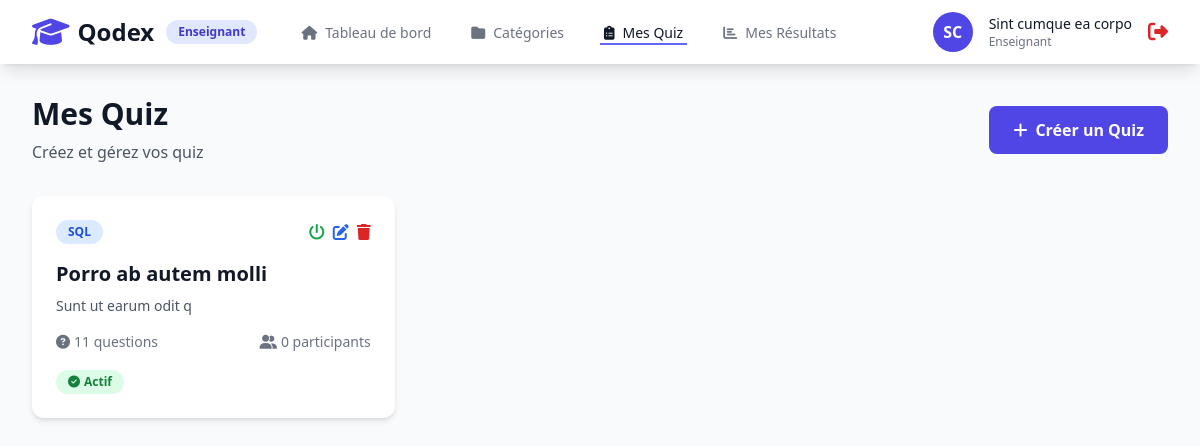
Screenshot of /pages/teacher/quiz.php (signed in) with the database file from the repository.
### tables this page shows
CREATE TABLE `quiz` (
  `id` int NOT NULL,
  `titre` varchar(200) NOT NULL,
  `description` text,
  `categorie_id` int NOT NULL,
  `enseignant_id` int NOT NULL,
  `is_active` tinyint(1) DEFAULT '1',
  `created_at` timestamp NULL DEFAULT CURRENT_TIMESTAMP,
  `updated_at` timestamp NULL DEFAULT CURRENT_TIMESTAMP ON UPDATE CURRENT_TIMESTAMP
);

CREATE TABLE `categories` (
  `id` int NOT NULL,
  `nom` varchar(100) NOT NULL,
  `description` text,
  `created_by` int NOT NULL,
  `created_at` timestamp NULL DEFAULT CURRENT_TIMESTAMP,
  `updated_at` timestamp NULL DEFAULT CURRENT_TIMESTAMP ON UPDATE CURRENT_TIMESTAMP
);

### classes/Database.php (called while the page is built, shortened)
<?php
class Database {
    private static $instance = null;
    private $connection;
    private function __construct() {
        try {
            $dsn = "mysql:host=" . DB_HOST . ";dbname=" . DB_NAME . ";charset=" . DB_CHARSET;
            $options = [
                PDO::ATTR_ERRMODE => PDO::ERRMODE_EXCEPTION,
                PDO::ATTR_DEFAULT_FETCH_MODE => PDO::FETCH_ASSOC,
                PDO::ATTR_EMULATE_PREPARES => false,
            ];
            $this->connection = new PDO($dsn, DB_USER, DB_PASS, $options);
        } catch (PDOException $e) {
            die("Erreur de connexion : " . $e->getMessage());
        }
    }
    public static function getInstance() {
        if (self::$instance === null) {
            self::$instance = new self();
        }
        return self::$instance;
    }
    public function query($sql, $params = []) {
        $stmt = $this->connection->prepare($sql);
        $stmt->execute($params);
        return $stmt;
    }
}

### classes/teacher_classes/Quiz.php (called while the page is built, shortened)
<?php
class Quiz {
    private $db;
    public function __construct() {
        $this->db = Database::getInstance();
    }
    public function getAllByTeacher($teacherId) {
        $sql = "SELECT q.*, c.nom as categorie_nom,
                       COUNT(DISTINCT qu.id) as questions_count,
                       COUNT(DISTINCT r.id) as participants_count
                FROM quiz q
                LEFT JOIN categories c ON q.categorie_id = c.id
                LEFT JOIN questions qu ON q.id = qu.quiz_id
                LEFT JOIN results r ON q.id = r.quiz_id
                WHERE q.enseignant_id = ?
                GROUP BY q.id
                ORDER BY q.created_at DESC";
        $result = $this->db->query($sql, [$teacherId]);
        return $result->fetchAll();
    }
}

### classes/Security.php (called while the page is built, shortened)
<?php
class Security {
    public static function generateCSRFToken() {
        return $_SESSION['csrf_token'];
    }
}

### pages/teacher/quiz.php (the view, shortened to what this page needs)
<?php
require_once '../../config/database.php';
require_once '../../classes/Database.php';
require_once '../../classes/Security.php';
require_once '../../classes/teacher_classes/Quiz.php';
$teacherId = $_SESSION['user_id'];
$quizObj = new Quiz();
$categoryObj = new Category();
$quizzes = $quizObj->getAllByTeacher($teacherId);
$categories = $categoryObj->getAllByTeacher($teacherId);
?>
<?php include '../partials/header.php'; ?>
<?php include '../partials/nav_teacher.php'; ?>
<div class="pt-16">
    <div class="max-w-7xl mx-auto px-4 sm:px-6 lg:px-8 py-8">
        <div class="flex justify-between items-center mb-8">
            <div>
                <h2 class="text-3xl font-bold text-gray-900">Mes Quiz</h2>
                <p class="text-gray-600 mt-2">Créez et gérez vos quiz</p>
            </div>
            <a href="quiz_create.php" class="bg-indigo-600 text-white px-6 py-3 rounded-lg font-semibold hover:bg-indigo-700 transition">
                <i class="fas fa-plus mr-2"></i>Créer un Quiz
            </a>
        </div>
        <?php if (empty($quizzes)): ?>
            <div class="bg-white rounded-xl shadow-md p-8 text-center">
                <i class="fas fa-clipboard-list text-6xl text-gray-300 mb-4"></i>
                <h3 class="text-xl font-bold text-gray-900 mb-2">Aucun quiz</h3>
                <p class="text-gray-600 mb-6">Créez votre premier quiz pour commencer</p>
                <?php if (empty($categories)): ?>
                    <p class="text-orange-600 mb-4">
                        <i class="fas fa-info-circle mr-2"></i>
                        Créez d'abord une catégorie avant de créer un quiz
                    </p>
                    <a href="categories.php" class="inline-block bg-indigo-600 text-white px-6 py-3 rounded-lg font-semibold hover:bg-indigo-700 transition">
                        <i class="fas fa-folder-plus mr-2"></i>Créer une Catégorie
                    </a>
                <?php else: ?>
                    <a href="quiz_create.php" class="inline-block bg-indigo-600 text-white px-6 py-3 rounded-lg font-semibold hover:bg-indigo-700 transition">
                        <i class="fas fa-plus-circle mr-2"></i>Créer un Quiz
                    </a>
                <?php endif; ?>
            </div>
        <?php else: ?>
            <div class="grid grid-cols-1 md:grid-cols-2 lg:grid-cols-3 gap-6">
                <?php foreach ($quizzes as $quiz): ?>
                    <div class="bg-white rounded-xl shadow-md overflow-hidden hover:shadow-xl transition">
                        <div class="p-6">
                            <div class="flex items-center justify-between mb-4">
                                <span class="px-3 py-1 bg-blue-100 text-blue-700 text-xs font-semibold rounded-full">
                                    <?= htmlspecialchars($quiz['categorie_nom']) ?>
                                </span>
                                <div class="flex gap-2">
                                    <a href="../../actions/quiz_toggle.php?id=<?= $quiz['id'] ?>&token=<?= Security::generateCSRFToken() ?>"
                                       class="<?= $quiz['is_active'] ? 'text-green-600 hover:text-green-700' : 'text-gray-400 hover:text-gray-600' ?>"
                                       title="<?= $quiz['is_active'] ? 'Désactiver' : 'Activer' ?>">
                                        <i class="fas fa-power-off"></i>
                                    </a>
                                    <a href="quiz_edit.php?id=<?= $quiz['id'] ?>" class="text-blue-600 hover:text-blue-700">
                                        <i class="fas fa-edit"></i>
                                    </a>
                                    <a href="../../actions/quiz_delete.php?id=<?= $quiz['id'] ?>&token=<?= Security::generateCSRFToken() ?>"
                                       onclick="return confirm('Êtes-vous sûr de vouloir supprimer ce quiz et toutes ses questions ?')"
                                       class="text-red-600 hover:text-red-700">
                                        <i class="fas fa-trash"></i>
                                    </a>
                                </div>
                            </div>
                            <h3 class="text-xl font-bold text-gray-900 mb-2"><?= htmlspecialchars($quiz['titre']) ?></h3>
                            <p class="text-gray-600 mb-4 text-sm"><?= htmlspecialchars(substr($quiz['description'] ?? '', 0, 100)) ?></p>
                            <div class="flex items-center justify-between text-sm text-gray-500 mb-4">
                                <span><i class="fas fa-question-circle mr-1"></i><?= $quiz['questions_count'] ?> questions</span>
                                <span><i class="fas fa-user-friends mr-1"></i><?= $quiz['participants_count'] ?> participants</span>
                            </div>
                            <?php if ($quiz['is_active']): ?>
                                <span class="inline-block px-3 py-1 bg-green-100 text-green-700 text-xs font-semibold rounded-full">
                                    <i class="fas fa-check-circle mr-1"></i>Actif
                                </span>
                            <?php else: ?>
                                <span class="inline-block px-3 py-1 bg-gray-100 text-gray-700 text-xs font-semibold rounded-full">
                                    <i class="fas fa-pause-circle mr-1"></i>Inactif
                                </span>
                            <?php endif; ?>
                        </div>
                    </div>
                <?php endforeach; ?>
            </div>
        <?php endif; ?>
    </div>
</div>
<?php include '../partials/footer.php'; ?>

### rows the page displays
quiz: categorie.nom "SQL", titre "Porro ab autem molli", description "Sunt ut earum odit q", questions_count "11", participants_count "0", is_active 1 (drawn)

### other values shown
$initials "SC"
$userName "Sint cumque ea corpo"
